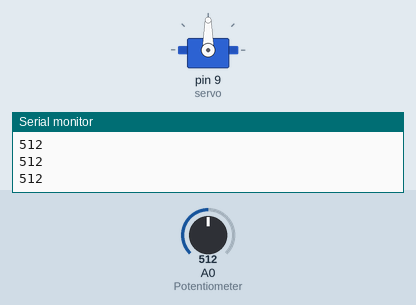
This sketch was run on a simulated Arduino Uno, built with avr-gcc and run on an emulated ATmega328P. Parts: servo, the last lines printed to the serial monitor. The inputs (shaded band) are chosen by the test bench; at power-on: A0 (Potentiometer) = 512.

Above: at 1.2 s.
1.3 s: A0 (Potentiometer) set to 716
At 2.5 s:
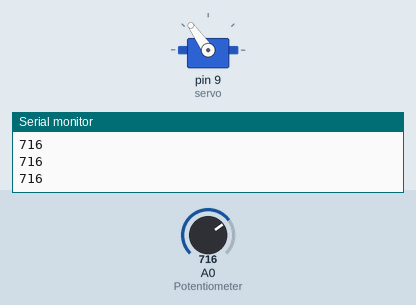
2.8 s: A0 (Potentiometer) set to 900
At 3.4 s:
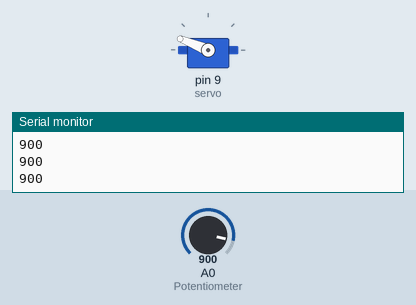
4.3 s: A0 (Potentiometer) set to 1023
At 4.9 s:
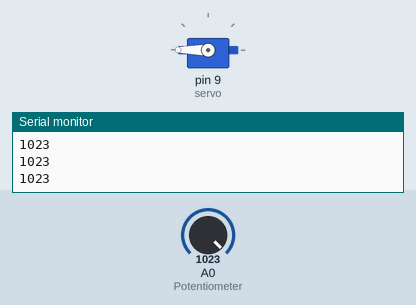
5.8 s: A0 (Potentiometer) set to 306
At 7.0 s:
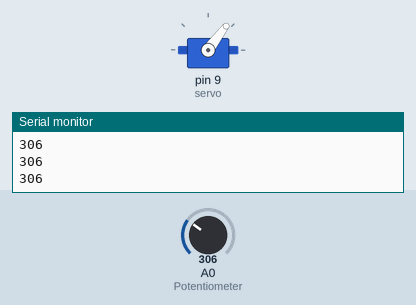
7.3 s: A0 (Potentiometer) set to 122
At 8.1 s:
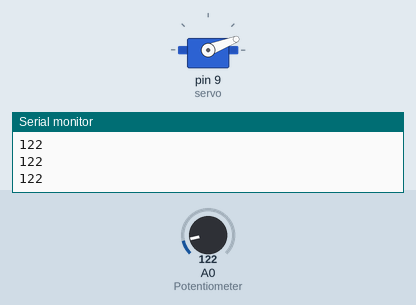
8.8 s: A0 (Potentiometer) set to 0
At 9.6 s:
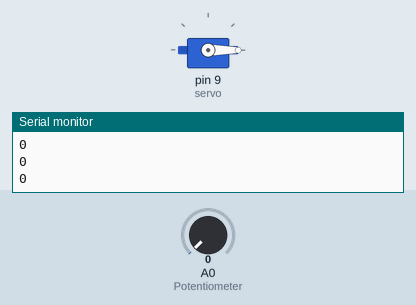
Timing chart, 0 to 11.3 s (numbered marks = the images above; inputs shaded):
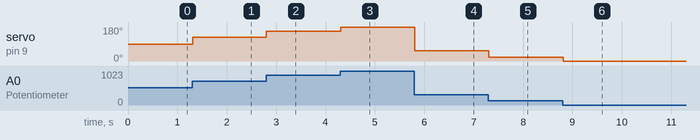

Measured:
- after the input at 1.3 s, servo on pin 9 (servo): 90° → 125° at once
- after the input at 2.8 s, servo on pin 9 (servo): 125° → 158° at once
- after the input at 4.3 s, servo on pin 9 (servo): 158° → 180° at once
- after the input at 5.8 s, servo on pin 9 (servo): 180° → 53° at once
- after the input at 7.3 s, servo on pin 9 (servo): 53° → 21° at once
- after the input at 8.8 s, servo on pin 9 (servo): 21° → 0° at once

The sketch:

02b-potentiometer-servo.ino
```cpp
#include <Servo.h>

Servo servo;

void setup() {
  servo.attach(9); // Servo output
  Serial.begin(9600);
}

void loop() {
  int val = analogRead(A0); // Potentiometer input
  int out = map(val, 0, 1023, 0, 180);
  servo.write(out); // Write to the servo output

  Serial.println(val);
  delay(15);
}
```
